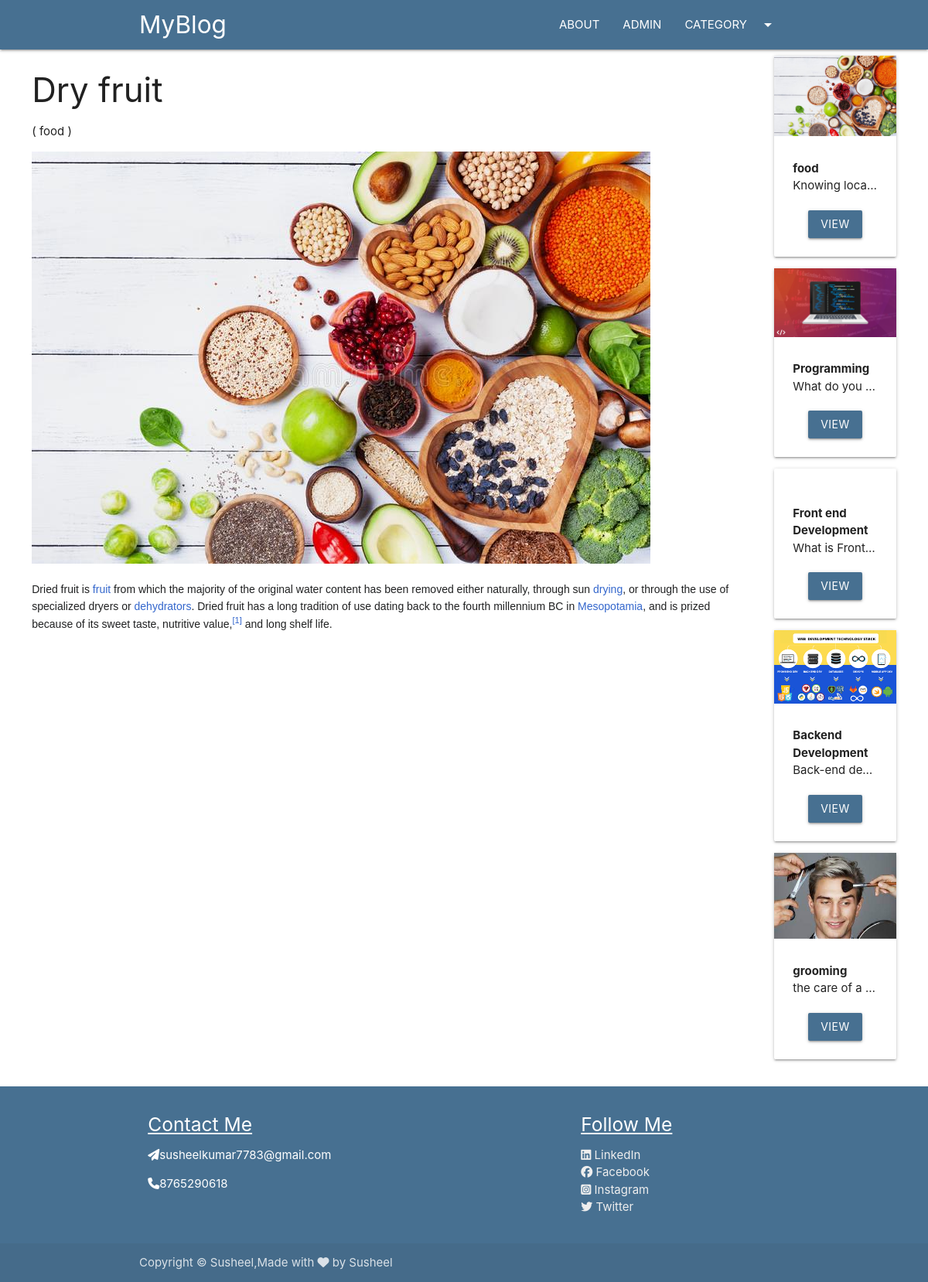
Screenshot of /blog2nd/dry with the database file from the repository.
### blog2nd/models.py (models this page shows, shortened)
class Post(models.Model):
    post_id = models.AutoField(primary_key=True)
    title = models.CharField(max_length=200)
    content = models.TextField()
    url = models.CharField(max_length=100)
    cat = models.ForeignKey(Category, on_delete=models.CASCADE)
    image = models.ImageField(upload_to='post/')

class Category(models.Model):
    cat_id = models.AutoField(primary_key=True)
    title = models.CharField(max_length=100)
    description = models.TextField()
    url = models.CharField(max_length=100)
    image = models.ImageField(upload_to='category/')
    add_date = models.DateTimeField(auto_now_add=True, null=True)

### blog2nd/views.py (the view)
# urls.py: path('blog2nd/<slug:url>', post),
def post(request, url):
    post = Post.objects.get(url=url)
    cats = Category.objects.all()
    return render(request, 'posts.html', {'post': post, 'cats': cats})

### template/posts.html (shortened to what this page needs)
{%extends 'base.html' %}
{%block content%}
<div class="container-custom">
    <div class="row">
        <div class="col s12 m10">
            <h3>{{post.title}}</h3>
            <p>( {{post.cat.title}} )</p>
            <img src="/media/{{post.image}}" class="responsive-img" alt="">
            <br>
            <p>
                {{post.content|safe}}
            </p>
        </div>
        <div class="col s12 m2">
            {% for cat in cats %}
            <div class="card item" style="margin-left:10px;">
                <div class="img-container">
                    <img src="/media/{{cat.image}}" class="responsive-img" alt="">
                </div>
                <div class="card-content">
                    <b>
                        {{cat.title}}
                    </b>
                    <p class="truncate">{{cat.description}}</p>
                    <div class="container center-align mt20">
                        <a href="/category/{{cat.url}}" class="btn bg-primary">VIEW</a>
                    </div>
                </div>
            </div>
            {%endfor%}
        </div>
    </div>
</div>
{%endblock%}

### template/base.html (shortened to what this page needs)
<!DOCTYPE html>
<html lang="en">
<head>
    <link rel="stylesheet" href="https://cdnjs.cloudflare.com/ajax/libs/materialize/1.0.0/css/materialize.min.css">
    {% load static %}
    <link rel="stylesheet" href="{% static 'css/style.css'%}">
    <link rel="stylesheet" href="{% static 'css/owl.carousel.min.css'%}">
    <link rel="stylesheet" href="{% static 'css/owl.theme.default.min.css'%}">
</head>
<body>
{%include 'header.html' %}
{%block content %}
{%endblock%}
{% include 'footer.html' %}
</body>
</html>

### template/header.html (shortened to what this page needs)
<nav class="bg-primary">
    <div class="container">
        <div class="nav-wrapper">
            <a href="/home" class="brand-logo">MyBlog</a>
            <ul class="right hide-on-med-and-down">
                <li><a href="/about">ABOUT</a></li>
                <li><a href="/admin">ADMIN</a></li>
                <li><a class="dropdown-trigger" href="#!" data-target="dropdown1">CATEGORY<i
                        class="material-icons right">arrow_drop_down</i></a>
                </li>
            </ul>
        </div>
    </div>
</nav>

### template/footer.html (shortened to what this page needs)
<!DOCTYPE html>
<html>
<head>
</head>
<footer class="page-footer bg-primary">
    <div class="container">
      <div class="row">
        <div class="col l6 s12">
          <h5 class="white-text"><u>Contact Me</u></h5>
        <p><i class="fa-solid fa-paper-plane"></i>susheelkumar7783@gmail.com</p>
        <p><i class="fa-solid fa-phone"></i>8765290618</p>
        </div>
        <div class="col l4 offset-l2 s12">
          <h5 class="white-text"><h5><u>Follow Me</u></h5></h5>
          <ul>
            <li><a class="grey-text text-lighten-3" href="https://www.linkedin.com/in/susheel-kumar-iitp/"><i class="fa-brands fa-linkedin"></i> LinkedIn</a></li>
            <li><a class="grey-text text-lighten-3" href="https://www.facebook.com/profile.php?id=100023377783333"><i class="fa-brands fa-facebook"></i> Facebook</a></li>
            <li><a class="grey-text text-lighten-3" href="https://www.instagram.com/susheelkumar7783gmail.com7/"><i class="fa-brands fa-square-instagram"></i> Instagram</a></li>
            <li><a class="grey-text text-lighten-3" href="https://twitter.com/Susheel11402755"><i class="fa-brands fa-twitter"></i> Twitter</a></li>
          </ul>
        </div>
      </div>
    </div>
    <div class="footer-copyright">
      <div class="container">
        Copyright © Susheel,Made with <i class="fa-solid fa-heart"></i> by Susheel
      </div>
    </div>
  </footer>

### blog2nd/static/css/style.css (style rules this page uses)
.bg-primary { background:#477091!important; }
.mt20 { margin-top:20px; }
.container-custom { width:95%!important; margin:auto; }

### rows the page displays
Post: title "Dry fruit", cat "food", image (picture), content "Dried fruit is fruit from which the majority of the original water content has been removed either naturally, through sun drying , or through the use of specialized dryers or dehydrators . Dried fruit has a long tradition of use dating back to the fourth millennium BC in Mesopotamia , and is prized because of its sweet taste, nutritive value, [1] and long shelf life."
Category: image (picture), title "food", description "Knowing loca…"
Category: image (picture), title "Programming", description "What do you…"
Category: title "Front end Development", description "What is Front…"
Category: image (picture), title "Backend Development", description "Back-end de…"
Category: image (picture), title "grooming", description "the care of a…"
